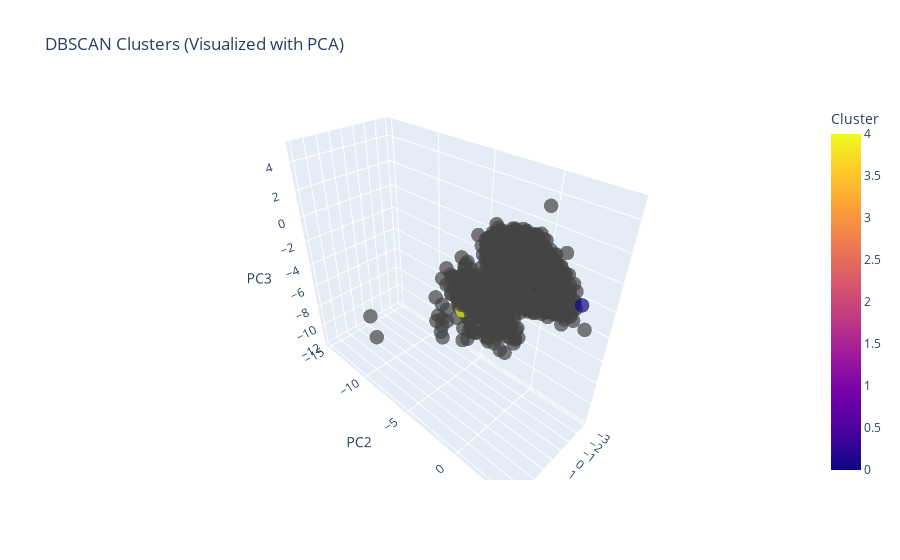

This figure's notebook cell:
### Markdown cell above
# 3D plot with plotly

### Code cell
# Convert cluster labels to strings for proper categorical coloring in Plotly
df_viz = pd.DataFrame(X_pca, columns=['PC1', 'PC2', 'PC3'])
df_viz['Cluster'] = df_sampled['xmeans_cluster']

# Create the interactive 3D scatter plot
fig = px.scatter_3d(
    df_viz,
    x='PC1',
    y='PC2',
    z='PC3',
    color='Cluster',
    title='DBSCAN Clusters (Visualized with PCA)',
    opacity=0.7
)

fig.update_traces(marker=dict(size=5))
fig.update_layout(
    scene=dict(
        xaxis_title='PC1',
        yaxis_title='PC2',
        zaxis_title='PC3'
    ),
    legend_title='Cluster'
)

fig.show()

### Figure 1 — Plotly figure (JSON) as saved in the notebook; plotly's stock layout.template omitted (floating-point values rounded to 4 significant figures; data arrays with more than 128 entries replaced by an {"elided": "..."} marker saying what was removed)
{"data": [{"hovertemplate": "PC1=%{x}<br>PC2=%{y}<br>PC3=%{z}<br>Cluster=%{marker.color}<extra></extra>", "legendgroup": "", "marker": {"color": {"elided": "5763 int values"}, "coloraxis": "coloraxis", "opacity": 0.7, "size": 5, "symbol": "circle"}, "mode": "markers", "name": "", "scene": "scene", "showlegend": false, "type": "scatter3d", "x": {"elided": "5763 float values"}, "y": {"elided": "5763 float values"}, "z": {"elided": "5763 float values"}}], "layout": {"coloraxis": {"colorbar": {"title": {"text": "Cluster"}}, "colorscale": [[0, "#0d0887"], [0.1111, "#46039f"], [0.2222, "#7201a8"], [0.3333, "#9c179e"], [0.4444, "#bd3786"], [0.5556, "#d8576b"], [0.6667, "#ed7953"], [0.7778, "#fb9f3a"], [0.8889, "#fdca26"], [1, "#f0f921"]]}, "legend": {"title": {"text": "Cluster"}, "tracegroupgap": 0}, "scene": {"domain": {"x": [0, 1], "y": [0, 1]}, "xaxis": {"title": {"text": "PC1"}}, "yaxis": {"title": {"text": "PC2"}}, "zaxis": {"title": {"text": "PC3"}}}, "title": {"text": "DBSCAN Clusters (Visualized with PCA)"}}}
